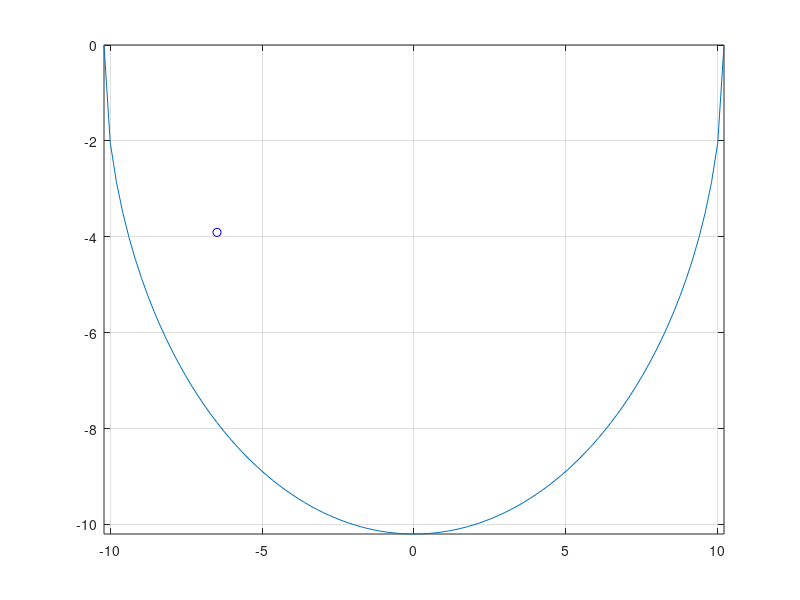

MATLAB code to generate this figure: (Note: this script raises an error after producing the figure.)
%Find the value of pi using Monte Carlo Simulation method through Simulation

hits=0;
r=10.2;
trials=input('Enter a number: ');
x=linspace(-10.2,10.2,100);
y=-sqrt(r.^2-x.^2);
plot(x,y);
hold on;
axis([-10.2 10.2 -10.2 0]);
grid on;
for n=1:trials
    
    xr(n)=rand()*(10.2+10.2)-10.2;
    yr(n)=rand()*(0+10.2)-10.2;
    
    for m=1:trials
        d = sqrt(xr(m).^2+yr(m).^2);
    
        if d<=r
            plot(xr(m),yr(m),'bo');
            hits=hits+1;
        else 
            plot(xr(m),yr(m),'ro');
        end
    end
end

pi=((hits/trials)*(20.4*10.2)*2)/(r.^2)
